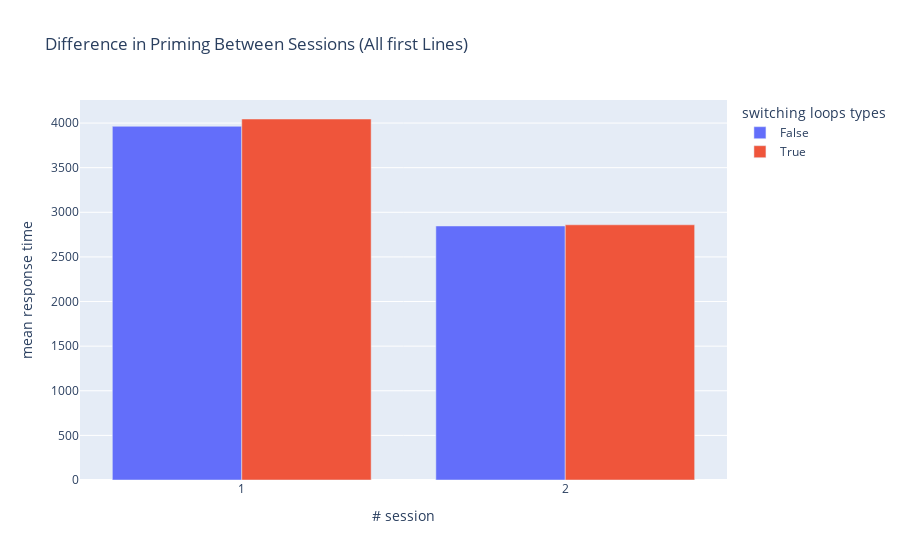

The cell this chart's notebook holds for it:
### Code cell
px.bar(switching_diff_learning.reset_index(), x='n_session', y='mean_response_time'
       , color='loop_type_switch', barmode='group'
       , title='Difference in Priming Between Sessions (All first Lines)'
       , labels={'mean_response_time': 'mean response time'
                 , 'n_session': '# session'
                 , 'loop_type_switch': 'switching loops types'})

### Figure 1 — Plotly figure (JSON) as saved in the notebook; plotly's stock layout.template omitted (floating-point values rounded to 4 significant figures)
{"data": [{"alignmentgroup": "True", "hovertemplate": "switching loops types=False<br># session=%{x}<br>mean response time=%{y}<extra></extra>", "legendgroup": "False", "marker": {"color": "#636efa", "pattern": {"shape": ""}}, "name": "False", "offsetgroup": "False", "orientation": "v", "showlegend": true, "textposition": "auto", "type": "bar", "x": [1, 2], "xaxis": "x", "y": [3964.0, 2847.0], "yaxis": "y"}, {"alignmentgroup": "True", "hovertemplate": "switching loops types=True<br># session=%{x}<br>mean response time=%{y}<extra></extra>", "legendgroup": "True", "marker": {"color": "#EF553B", "pattern": {"shape": ""}}, "name": "True", "offsetgroup": "True", "orientation": "v", "showlegend": true, "textposition": "auto", "type": "bar", "x": [1, 2], "xaxis": "x", "y": [4045.0, 2860.0], "yaxis": "y"}], "layout": {"barmode": "group", "legend": {"title": {"text": "switching loops types"}, "tracegroupgap": 0}, "title": {"text": "Difference in Priming Between Sessions (All first Lines)"}, "xaxis": {"anchor": "y", "domain": [0, 1], "title": {"text": "# session"}}, "yaxis": {"anchor": "x", "domain": [0, 1], "title": {"text": "mean response time"}}}}
